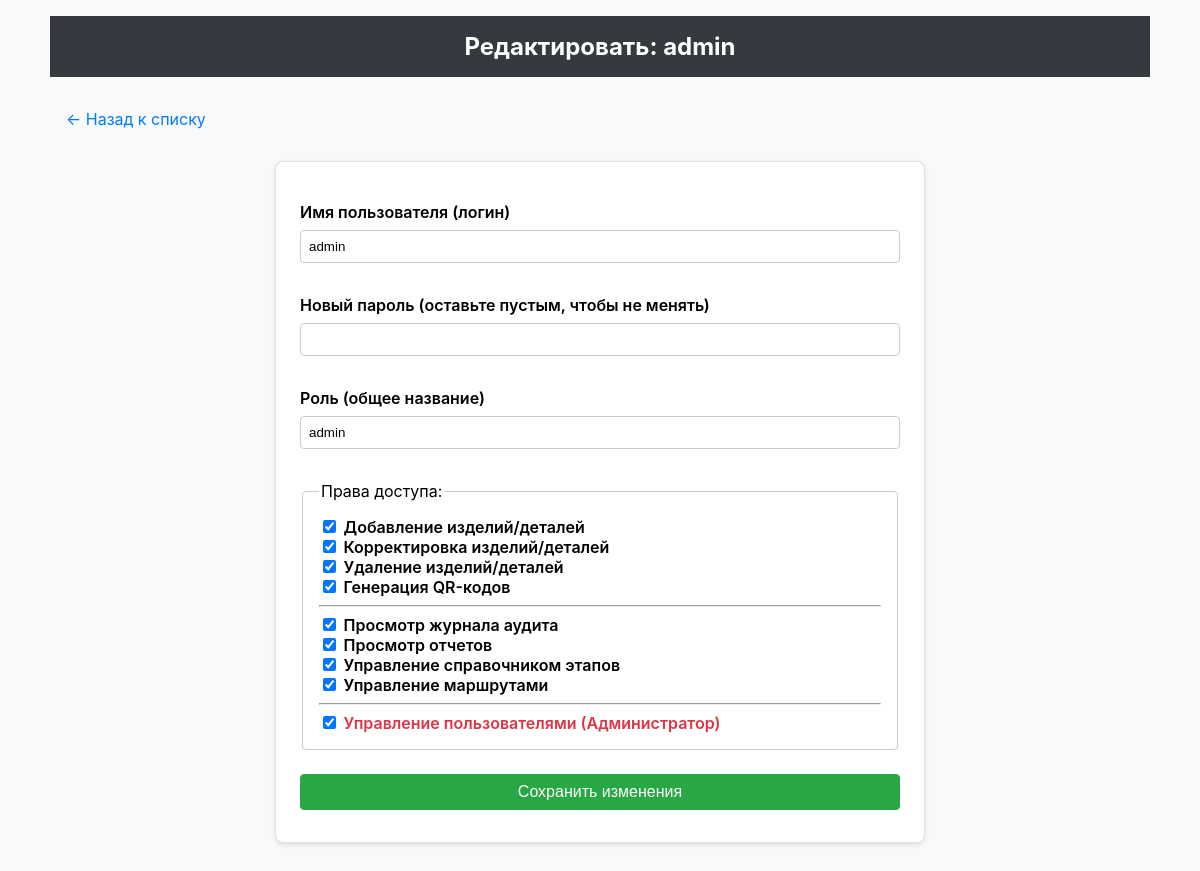
The app's page /admin/edit_user/1 (signed in) with its own data.
### app/models/models.py (models this page shows, shortened)
class User(UserMixin, db.Model):
    __tablename__ = 'Users'
    id = db.Column(db.Integer, primary_key=True)
    username = db.Column(db.String(64), index=True, unique=True, nullable=False)
    password_hash = db.Column(db.String(256))
    role = db.Column(db.String(20), default='operator', nullable=False)
    can_add_parts = db.Column(db.Boolean, default=False)
    can_edit_parts = db.Column(db.Boolean, default=False)
    can_delete_parts = db.Column(db.Boolean, default=False)
    can_generate_qr = db.Column(db.Boolean, default=False)
    can_view_audit_log = db.Column(db.Boolean, default=False)
    can_manage_stages = db.Column(db.Boolean, default=False)
    can_manage_routes = db.Column(db.Boolean, default=False)
    can_view_reports = db.Column(db.Boolean, default=False)
    can_manage_users = db.Column(db.Boolean, default=False) # Право супер-администратора
    audit_logs = db.relationship('AuditLog', backref='user', lazy=True)
    def is_admin(self):
        return self.can_manage_users

### app/admin/routes.py (the view, shortened to what this page needs)
@admin.route('/edit_user/<int:user_id>', methods=['GET', 'POST'])
@admin_required
def edit_user(user_id):
    user = db.session.get(User, user_id)
    if not user:
        abort(404)
    form = EditUserForm(obj=user)
    return render_template('edit_user.html', user=user, form=form)

### app/admin/forms.py
class EditUserForm(UserBaseForm):
    password = PasswordField('Новый пароль (оставьте пустым, чтобы не менять)', validators=[Optional(), Length(min=6)])
    submit = SubmitField('Сохранить изменения')

### app/admin/routes.py (called while the page is built)
def admin_required(f):
    @functools.wraps(f)
    @login_required
    def decorated_function(*args, **kwargs):
        if not current_user.is_admin():
            flash('У вас нет прав для доступа к этой странице.', 'error')
            return redirect(url_for('main.dashboard'))
        return f(*args, **kwargs)
    return decorated_function

### app/templates/edit_user.html (shortened to what this page needs)
{% extends "base.html" %}
{% block content %}
<div class="header"><h1>Редактировать: {{ user.username }}</h1></div>
<div class="container">
    <p><a href="{{ url_for('admin.list_users') }}">← Назад к списку</a></p>
    <div class="card" style="max-width: 600px; margin: 2rem auto;">
        <form method="post" novalidate>
            {{ form.username.label }}
            {{ form.username() }}
            {{ form.password.label }}
            {{ form.password() }}
            {{ form.role.label }}
            {{ form.role() }}
            <fieldset style="margin-top: 1rem; border: 1px solid #ccc; padding: 1rem; border-radius: 4px;">
                <legend>Права доступа:</legend>
                <div>{{ form.can_add_parts() }} {{ form.can_add_parts.label(style="display:inline;") }}</div>
                <div>{{ form.can_edit_parts() }} {{ form.can_edit_parts.label(style="display:inline;") }}</div>
                <div>{{ form.can_delete_parts() }} {{ form.can_delete_parts.label(style="display:inline;") }}</div>
                <div>{{ form.can_generate_qr() }} {{ form.can_generate_qr.label(style="display:inline;") }}</div>
                <hr style="margin: 0.5rem 0;">
                <div>{{ form.can_view_audit_log() }} {{ form.can_view_audit_log.label(style="display:inline;") }}</div>
                <div>{{ form.can_view_reports() }} {{ form.can_view_reports.label(style="display:inline;") }}</div>
                <div>{{ form.can_manage_stages() }} {{ form.can_manage_stages.label(style="display:inline;") }}</div>
                <div>{{ form.can_manage_routes() }} {{ form.can_manage_routes.label(style="display:inline;") }}</div>
                <hr style="margin: 0.5rem 0;">
                <div>{{ form.can_manage_users() }} {{ form.can_manage_users.label(style="display:inline; color: #dc3545;") }}</div>
            </fieldset>
            {{ form.submit(class="button confirm full-width", style="margin-top: 1.5rem;") }}
        </form>
    </div>
</div>
{% endblock %}

### app/static/styles.css (style rules this page uses)
body { font-family: -apple-system, BlinkMacSystemFont, "Segoe UI", Roboto, "Helvetica Neue", Arial, sans-serif; margin: 0; background-color: #f8f9fa; }
.container { padding: 1rem; max-width: 1100px; margin: auto; }
.header { background-color: #343a40; color: white; padding: 1rem; text-align: center; }
.header h1 { margin: 0; font-size: 1.5rem; }
a { color: #007bff; text-decoration: none; }
.button { display: inline-block; font-weight: 400; color: #fff; text-align: center; vertical-align: middle; cursor: pointer; background-color: #007bff; border: 1px solid #007bff; padding: 0.5rem 1rem; font-size: 1rem; border-radius: 0.25rem; transition: all 0.15s ease-in-out; margin: 0 0.5rem 0.5rem 0; }
.button.full-width { width: 100%; }
.button.confirm { background-color: #28a745; border-color: #28a745; }
.card { background: white; padding: 1.5rem; border-radius: 8px; margin-bottom: 1.5rem; box-shadow: 0 2px 4px rgba(0,0,0,0.1); border: 1px solid #dee2e6; }
input[type="text"], input[type="password"], input[type="file"], select { width: 100%; padding: .5rem; margin-top: .5rem; margin-bottom: 1rem; border: 1px solid #ccc; border-radius: 4px; box-sizing: border-box; }
label { display: block; text-align: left; font-weight: 600; margin-top: 1rem; }

### records on screen
User: username "admin", role "admin", can_add_parts "☑", can_edit_parts "☑", can_delete_parts "☑", can_generate_qr "☑", can_view_audit_log "☑", can_view_reports "☑", can_manage_stages "☑", can_manage_routes "☑", can_manage_users "☑"
